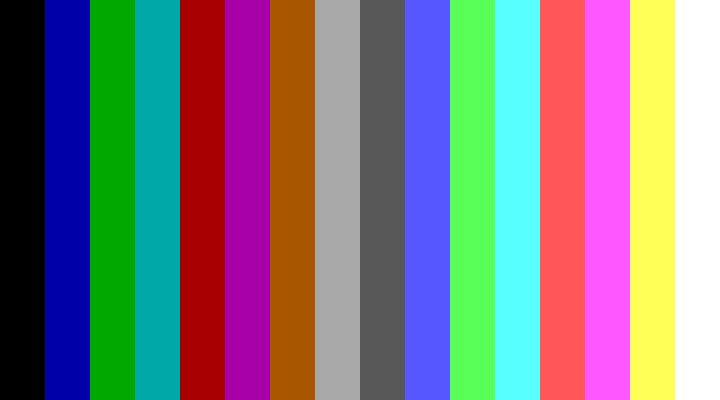
#> input picture graphics/src/dump.ppm, 720 x 400 px
$ python to_vga.py
#> lines starting #> are read from the running program, lines starting #| are printed output that depends on the picture
#> the answer given: dump.ppm
# Script to convert url to VGA buffer array
import numpy as np
from PIL import Image
import requests
import io
def download(inp):
#> called with inp = 'dump.ppm'
    response = requests.get(inp)

    as_file = io.BytesIO(response.content)
    img = Image.open(as_file)
#> img is the input picture: PIL image 720x400 RGB; mean R, G, B 127.5, 122.4, 127.5
    scaled = img.resize((80, 25))
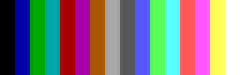
#> scaled: PIL image 80x25 RGB (shown 3 times larger); mean R, G, B 127.5, 122.4, 127.5


    np_img = np.array(scaled)
    cols = []

    with Image.open("dump.ppm") as color_img:
        for coordinate in range(0, 720, 45):
            col = color_img.getpixel((coordinate, 0))
            cols.append(col)
#> this loop made 16 passes
#> col on passes 1 to 12: (0, 0, 0), (0, 0, 168), (0, 168, 0), (0, 168, 168), (168, 0, 0), (168, 0, 168), (168, 87, 0), (168, 168, 168), (87, 87, 87), (87, 87, 255), (87, 255, 87), (87, 255, 255)
#> after the loop, cols = [(0, 0, 0), (0, 0, 168), (0, 168, 0), (0, 168, 168), (168, 0, 0), (168, 0, 168), (168, 87, 0), (168, 168, 168), (87, 87, 87), (87, 87, 255), (87, 255, 87), (87, 255, 255), (255, 87, 87), (255, 87, 255), (255, 255, 87), (255, 255, 255)]
    cols = np.array(cols)
#> cols = 16 rows, first 8: [0, 0, 0], [0, 0, 168], [0, 168, 0], [0, 168, 168], [168, 0, 0], [168, 0, 168], [168, 87, 0], [168, 168, 168]

    # reshape to pixels instead of rows
    pix = np_img.reshape(-1, 3)
#> pix = 2000 rows, first 8: [0, 0, 0], [0, 0, 0], [0, 0, 0], [0, 0, 0], [0, 0, 13], [0, 0, 155], [0, 0, 170], [0, 0, 168]
    # add dimensions in order to subtract 16 colors from 1 pix
    # absolute val
    dist = np.abs(pix[:, np.newaxis, :] - cols[np.newaxis, :, :])
    # sum to make distances easier
    dist = dist.sum(axis = 2)

    # find min dist, index = color
    indices = np.argmin(dist, axis=1)
#> indices = 2000 values, max 15 at index 75, min 0 at index 0, mean 7.5

    data = ", ".join(map(str, indices))
    with open("image.rs", "w") as w:
        w.write(f"pub const IMG: [u8; {80 * 25}] = [{data}];")


def main():
    download(inp = input("enter img url:"))
    # download(inp = "https://cd-rs.github.io/os/img/rainbow.jpg")


if __name__ == "__main__":
    main()
